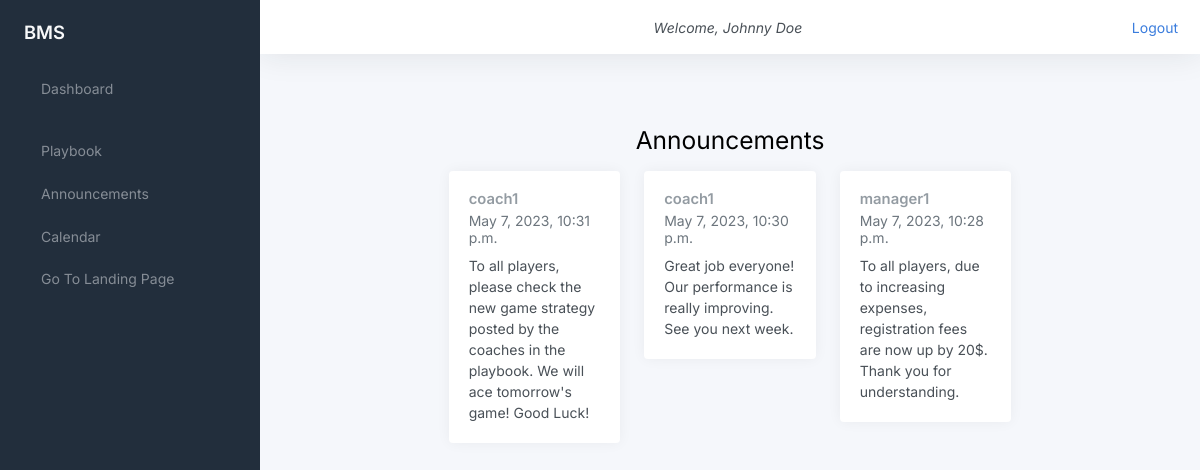
Page /announcements_player/ (signed in) on the committed database.
### bMSapp/models.py (models this page shows, shortened)
class Announcement(models.Model):
    owner = models.ForeignKey(Profile, on_delete=models.CASCADE)
    message = models.TextField()
    datetime = models.DateTimeField(auto_now_add=True)

class Profile(models.Model):
    user = models.OneToOneField(User, on_delete=models.CASCADE)
    phone_number = models.CharField(max_length=15)
    date_of_birth = models.DateField()

### bMSapp/views.py (the view)
# urls.py: path('announcements_player/', views.announcements_player,
def announcements_player(request):
    announcements = Announcement.objects.all().order_by('-datetime')
    return render(request, 'announcements_player.html', {'announcements': announcements})

### templates/announcements_player.html (shortened to what this page needs)
{% extends 'base_player.html' %} {% block content %}
<main class="content">
  <div class="text-center mt-4">
    <h1 class="h2">Announcements</h1>
  </div>
  <div class="row">
    <div class="col-12 d-flex justify-content-center">
      <div class="col-lg-8 col-xxl-9">
        <div class="row">
          {% for announcement in announcements %}
          <div class="col-md-6 col-lg-4 mb-4">
            <div class="card">
              <div class="card-body">
                <h5 class="card-title">
                  {{announcement.owner.user.username}}
                </h5>
                <h6 class="card-subtitle mb-2 text-muted">
                  {{announcement.datetime}}
                </h6>
                <p class="card-text">{{announcement.message}}</p>
              </div>
            </div>
          </div>
          {% endfor %}
        </div>
</main>
{% endblock %}

### templates/base_player.html (shortened to what this page needs)
{% load static %}
<!DOCTYPE html>
<html lang="en">
<head>
	<link href="{% static 'css/style.css' %}" rel="stylesheet">
	<link href="{% static 'css/app.css' %}" rel="stylesheet">
</head>
<body>
	<div class="wrapper">
		<nav id="sidebar" class="sidebar js-sidebar">
			<div class="sidebar-content js-simplebar">
				<a class="sidebar-brand" href="#">
          <span class="align-middle">BMS</span>
        </a>
				<ul class="sidebar-nav">
					<li class="sidebar-item ">
						<a class="sidebar-link" href="{% url 'player_after_login' %}">
    			 <span class="align-middle">Dashboard</span>
			</li>
			<li class="sidebar-item">
			<a class="sidebar-link" href="{% url 'playbook' %}">
				 <span class="align-middle">Playbook</span>
			  </a>
					</li>
					<li class="sidebar-item">
						<a class="sidebar-link" href="{% url 'announcements_player' %}">
							 <span class="align-middle">Announcements</span>
						  </a>
								</li>
					<li class="sidebar-item">
						<a class="sidebar-link" href="{% url 'calendar_player' %}">
							 <span class="align-middle">Calendar</span>
						  </a>
								</li>
								<li class="sidebar-item">
									<a class="sidebar-link" href="{% url 'landing_page' %}">
										 <span class="align-middle">Go To Landing Page</span>
									  </a>
											</li>
				</ul>
			</div>
		</nav>
		<div class="main">
			<nav class="navbar navbar-expand navbar-light navbar-bg">
				{% if user.is_authenticated %}
				<a class="sidebar-toggle js-sidebar-toggle"></a>
				<div class="d-flex justify-content-center flex-grow-1">
					<i class="navbar-item">Welcome, {{ user.get_full_name }}</i>
				</div>
				<div class="d-flex justify-content-end">
					<a href="{% url 'logout' %}">Logout</a>
				</div>
				{% endif %}
			</nav>
			{% block content %}
			{% endblock %}
		</div>
</body>
</html>

### rows in the picture
Announcement: owner.user.username "coach1", datetime "May 7, 2023, 10:31 p.m.", message "To all players, please check the new game strategy posted by the coaches in the playbook. We will ace tomorrow's game! Good Luck!"
Announcement: owner.user.username "coach1", datetime "May 7, 2023, 10:30 p.m.", message "Great job everyone! Our performance is really improving. See you next week."
Announcement: owner.user.username "manager1", datetime "May 7, 2023, 10:28 p.m.", message "To all players, due to increasing expenses, registration fees are now up by 20$. Thank you for understanding."

### other values in the picture
{{ user.get_full_name }} "Johnny Doe"
